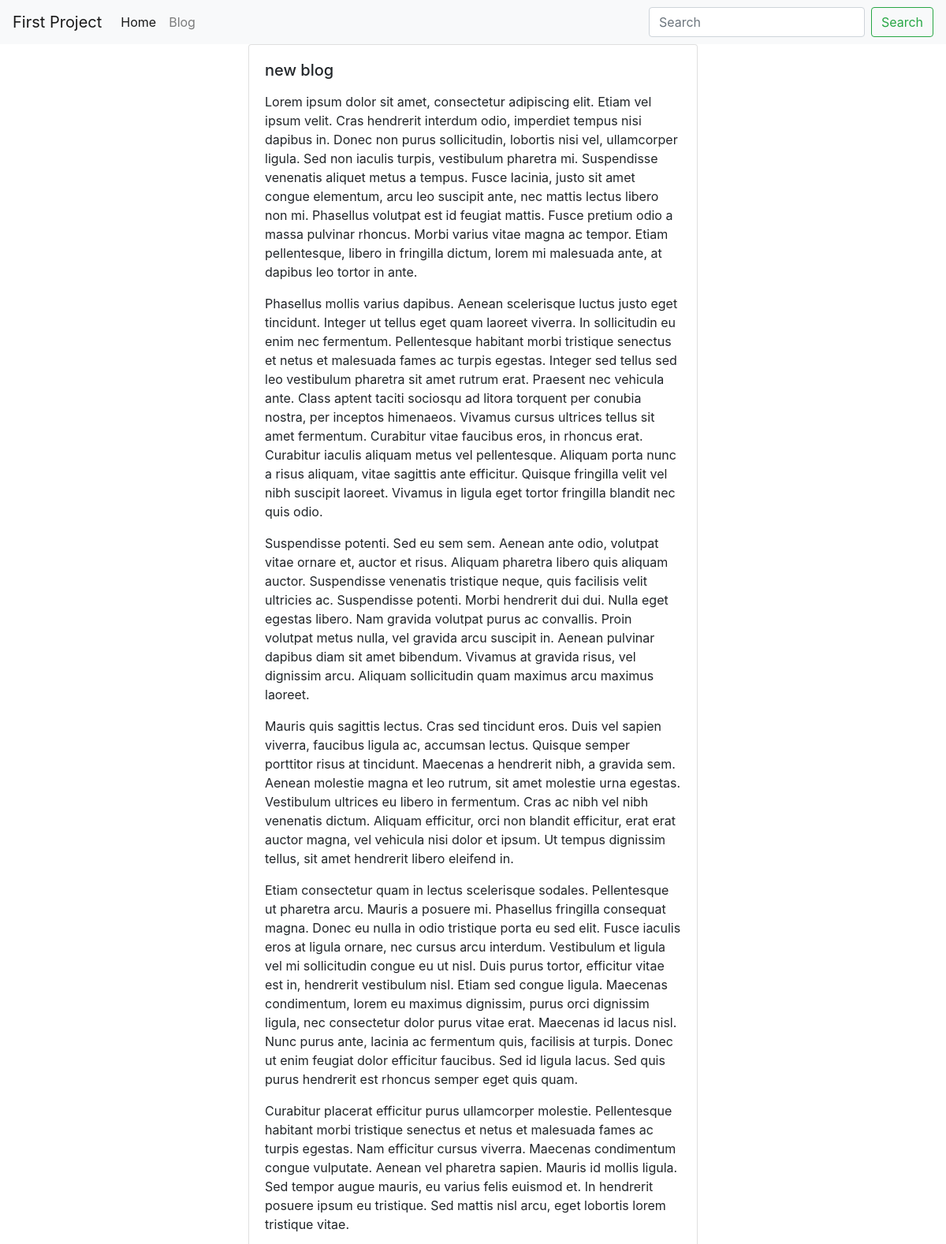
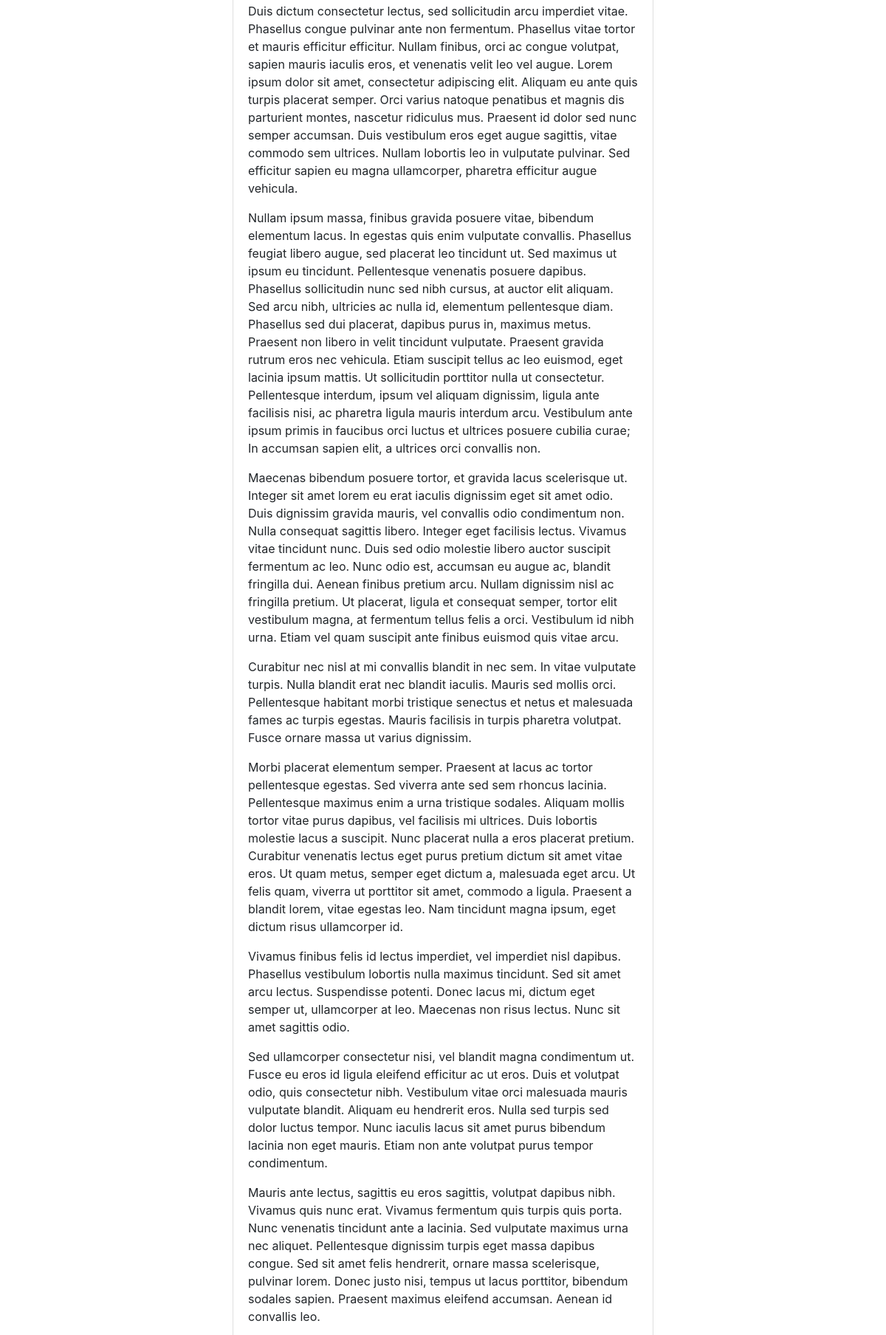
Screenshot of /blog/new-blog/ (upper part) with the database file from the repository (2 pictures, top to bottom).
### blog/models.py (models this page shows, shortened)
class BlogPost(models.Model):
    user = models.ForeignKey(User, default=1, null=True,  on_delete=models.SET_NULL)
    title = models.CharField(max_length=120)
    slug = models.SlugField(unique=True) # hello world -> hello-world
    content = models.TextField(null=True, blank=True)
    published_date = models.DateTimeField(auto_now=False, auto_now_add=False, null=True, blank=True)
    timestamp = models.DateTimeField(auto_now_add=True)
    updated = models.DateTimeField(auto_now=True)
    class Meta:
        ordering = ['-published_date', '-updated', '-timestamp' ]
    def get_absolute_url(self):
        return f"/blog/{self.slug}"

### blog/views.py (the view)
# urls.py: path('<str:slug>/', blog_post_detail_view),
def blog_post_detail_view(request, slug):
    obj = get_object_or_404(BlogPost, slug=slug)
    template_name = 'blog/detail.html'
    context = {"object": obj}
    return render(request, template_name, context)

### blog/templates/blog/detail.html (shortened to what this page needs)
{% extends 'base.html' %}
{% block content %}
<div class="row">
{% include 'blog/list-inline.html' with blog_post=object detail=False %}
</div>
{% endblock content %}

### blog/templates/blog/list-inline.html (shortened to what this page needs)
<div class="col col-md-6 mx-auto">
    <div class="card">
        <div class="card-body">
            <h5 class="card-title">{{ blog_post.title }}</h5>
            <p class="card-text">
                {% if truncate %}
                    {{ blog_post.content | linebreaks | truncatewords:30}}
                {% else %}
                    {{ blog_post.content | linebreaks }}
                {% endif %}
            </p>
        </div>
    </div>
</div>

### rows the page displays
BlogPost: title "new blog", content "Lorem ipsum dolor sit amet, consectetur adipiscing elit. Etiam vel ipsum velit. Cras hendrerit interdum odio, imperdiet tempus nisi dapibus in. Donec non purus sollicitudin, lobortis nisi vel, ullamcorper ligula. Sed non iaculis turpis, vestibulum pharetra mi. Suspendisse venenatis aliquet metus a tempus. Fusce lacinia, justo sit amet congue elementum, arcu leo suscipit ante, nec mattis lectus libero non mi. Phasellus volutpat est id feugiat mattis. Fusce pretium odio a massa pulvinar rhoncus. Morbi varius vitae magna ac tempor. Etiam pellentesque, libero in fringilla dictum, lorem mi malesuada ante, at dapibus leo tortor in ante. Phasellus mollis varius dapibus. Aenean scelerisque luctus…"
